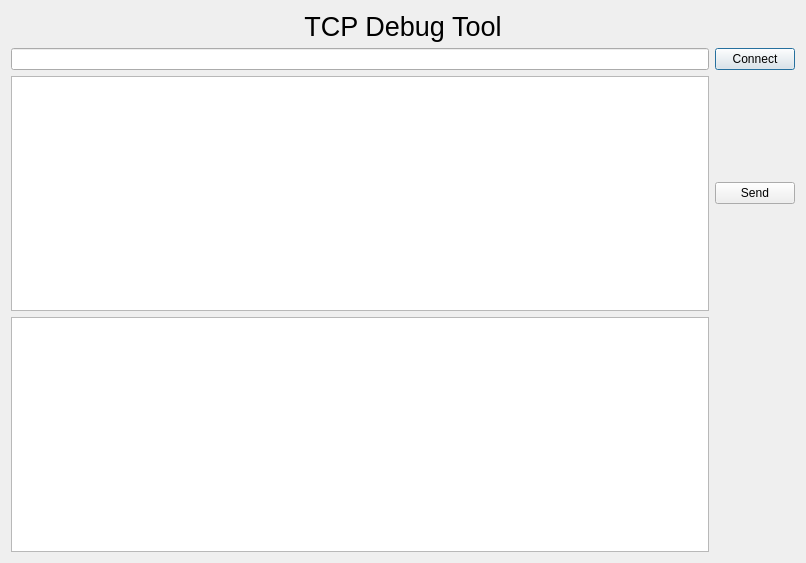
<?xml version="1.0" encoding="UTF-8"?>
<ui version="4.0">
 <class>tcptool</class>
 <widget class="QDialog" name="tcptool">
  <property name="geometry">
   <rect>
    <x>0</x>
    <y>0</y>
    <width>806</width>
    <height>563</height>
   </rect>
  </property>
  <property name="windowTitle">
   <string>Dialog</string>
  </property>
  <layout class="QGridLayout" name="gridLayout">
   <item row="1" column="0">
    <widget class="QLineEdit" name="le_ip"/>
   </item>
   <item row="1" column="1">
    <widget class="QPushButton" name="pb_tcpconnect">
     <property name="text">
      <string>Connect</string>
     </property>
    </widget>
   </item>
   <item row="2" column="0">
    <widget class="QTextEdit" name="te_sendmsg"/>
   </item>
   <item row="2" column="1">
    <widget class="QPushButton" name="pb_send">
     <property name="text">
      <string>Send</string>
     </property>
    </widget>
   </item>
   <item row="3" column="0">
    <widget class="QTextEdit" name="te_recvmsg"/>
   </item>
   <item row="0" column="0" colspan="2">
    <widget class="QLabel" name="lb_tcptitle">
     <property name="font">
      <font>
       <pointsize>20</pointsize>
      </font>
     </property>
     <property name="text">
      <string>TCP Debug Tool</string>
     </property>
     <property name="alignment">
      <set>Qt::AlignCenter</set>
     </property>
    </widget>
   </item>
  </layout>
 </widget>
 <resources/>
 <connections/>
</ui>
